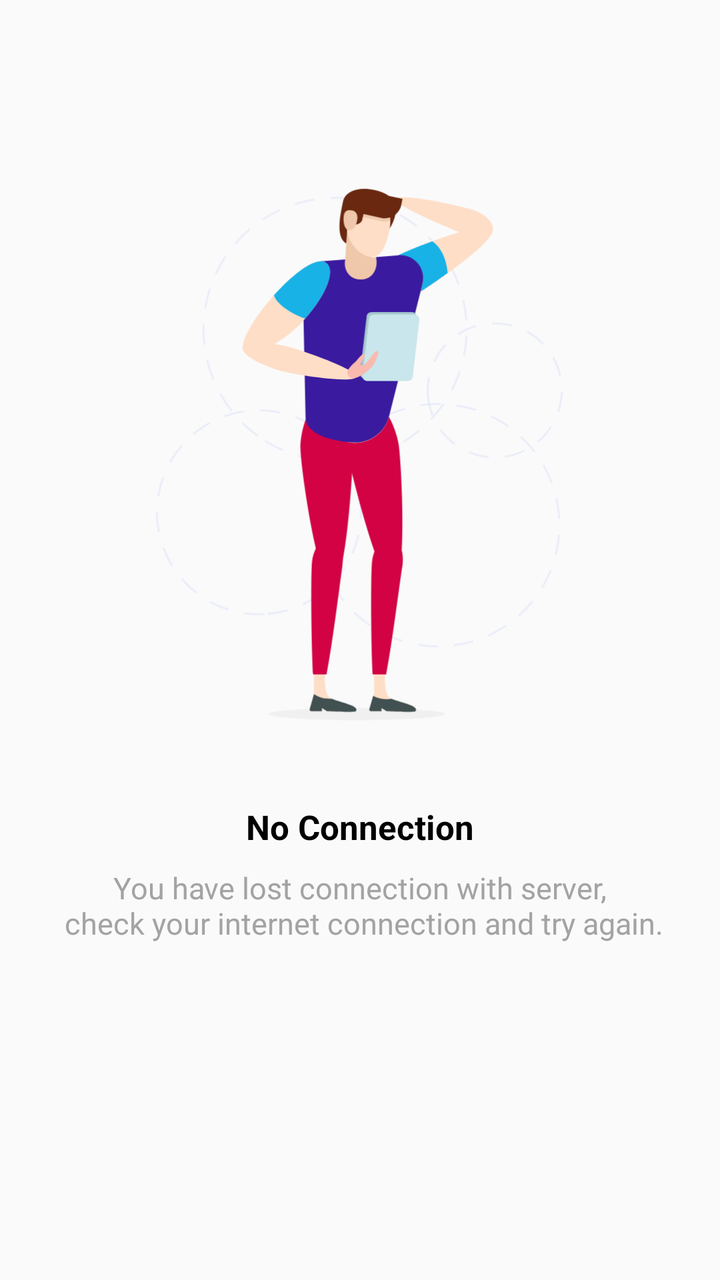
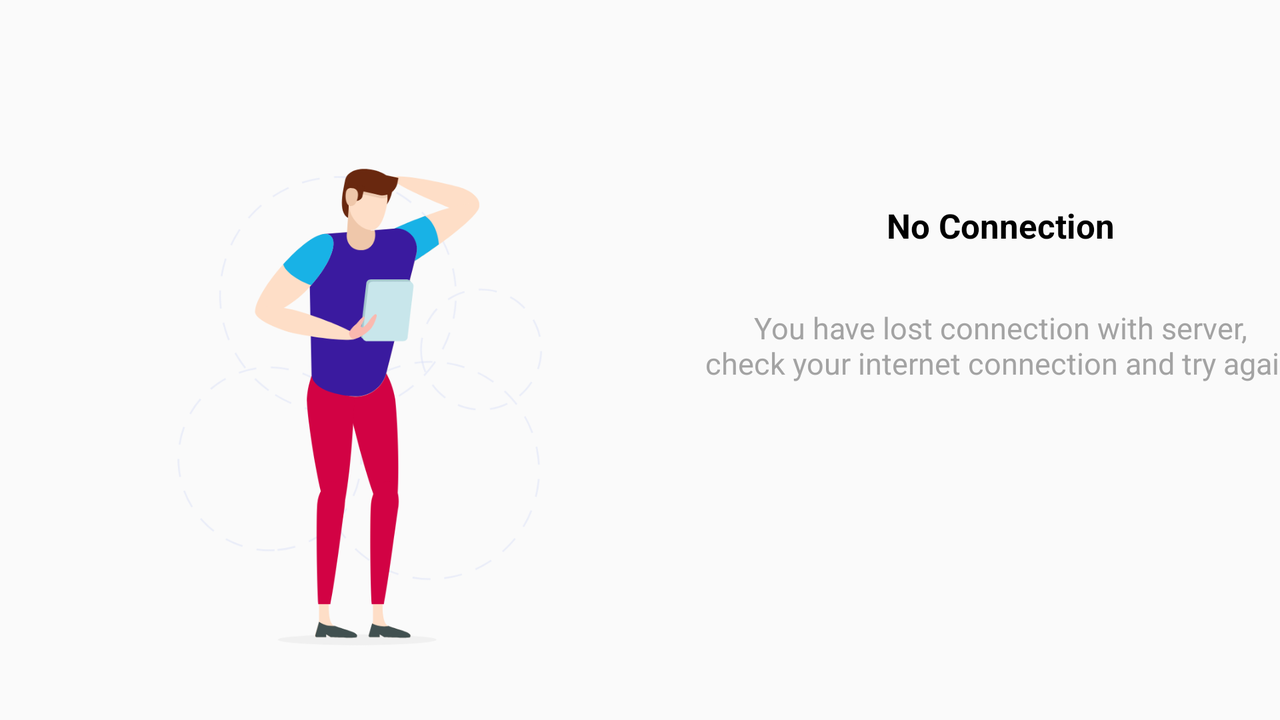

Two renders of one Android screen. The first uses the default layout on a phone; the second uses the alternative layout the repository ships for a different screen configuration, on a matching device. The two XML files are below.
<!-- AndroidManifest.xml: application theme AppTheme -->
<!-- res/layout/fragment_no_result.xml -->
<?xml version="1.0" encoding="utf-8"?>
<androidx.constraintlayout.widget.ConstraintLayout xmlns:android="http://schemas.android.com/apk/res/android"
        xmlns:app="http://schemas.android.com/apk/res-auto"
        xmlns:tools="http://schemas.android.com/tools"
        android:layout_width="match_parent"
        android:layout_height="match_parent"
        tools:context=".ui.NoResultFragment">

    <ImageView
            android:id="@+id/imageView"
            android:layout_width="wrap_content"
            android:layout_height="wrap_content"
            android:contentDescription="@string/no_connection_picture"
            android:src="@drawable/no_connection"
            app:layout_constraintBottom_toBottomOf="parent"
            app:layout_constraintEnd_toEndOf="parent"
            app:layout_constraintHorizontal_bias="0.49"
            app:layout_constraintStart_toStartOf="parent"
            app:layout_constraintTop_toTopOf="parent"
            app:layout_constraintVertical_bias="0"
            tools:ignore="MissingConstraints" />

    <TextView
            android:id="@+id/noConnection"
            android:layout_width="wrap_content"
            android:layout_height="wrap_content"
            android:text="@string/no_connection"
            android:textColor="@android:color/black"
            android:textSize="17sp"
            android:textStyle="bold"
            app:layout_constraintBottom_toBottomOf="parent"
            app:layout_constraintEnd_toEndOf="parent"
            app:layout_constraintStart_toStartOf="parent"
            app:layout_constraintTop_toBottomOf="@+id/imageView"
            app:layout_constraintVertical_bias="0" />

    <TextView
            android:id="@+id/messageContent"
            android:layout_width="wrap_content"
            android:layout_height="wrap_content"
            android:gravity="center"
            android:text="@string/no_connection_msg"
            android:textColor="@color/gray"
            android:textSize="15sp"
            app:layout_constraintBottom_toBottomOf="parent"
            app:layout_constraintEnd_toEndOf="parent"
            app:layout_constraintStart_toStartOf="parent"
            app:layout_constraintTop_toBottomOf="@+id/noConnection"
            app:layout_constraintVertical_bias="0.05" />

</androidx.constraintlayout.widget.ConstraintLayout>
<!-- resources referenced by this layout -->
<resources>
  <color name="gray">#A3A3A3</color>
  <!-- drawable no_connection: png bitmap (drawable-hdpi, 37735 bytes) -->
  <string name="no_connection">No Connection</string>
  <string name="no_connection_msg">You have lost connection with server,\n check your internet connection and try again.</string>
  <string name="no_connection_picture">No Connection</string>
  <style name="AppTheme" parent="Theme.AppCompat.Light.DarkActionBar">
          <item name="colorPrimary">@color/orange</item>
          <item name="colorPrimaryDark">@color/colorPrimaryDark</item>
          <item name="colorAccent">@color/colorAccent</item>
      </style>
  <color name="orange">#F2C300</color>
  <color name="colorPrimaryDark">#bb9300</color>
  <color name="colorAccent">#03A9F4</color>
</resources>
<!-- res/layout-land/fragment_no_result.xml (the repository's variant of the layout above) -->
<!-- drawn on the phone turned sideways -->
<?xml version="1.0" encoding="utf-8"?>
<androidx.constraintlayout.widget.ConstraintLayout xmlns:android="http://schemas.android.com/apk/res/android"
        xmlns:app="http://schemas.android.com/apk/res-auto"
        xmlns:tools="http://schemas.android.com/tools"
        android:layout_width="match_parent"
        android:layout_height="match_parent"
        tools:context=".ui.NoResultFragment">

    <ImageView
            android:id="@+id/imageView"
            android:layout_width="wrap_content"
            android:layout_height="wrap_content"
            android:contentDescription="@string/no_connection_picture"
            android:src="@drawable/no_connection"
            app:layout_constraintBottom_toBottomOf="parent"
            app:layout_constraintEnd_toEndOf="parent"
            app:layout_constraintHorizontal_bias="0.0"
            app:layout_constraintStart_toStartOf="parent"
            app:layout_constraintTop_toTopOf="parent"
            app:layout_constraintVertical_bias="0"
            tools:ignore="MissingConstraints" />

    <TextView
            android:id="@+id/noConnection"
            android:layout_width="wrap_content"
            android:layout_height="wrap_content"
            android:text="@string/no_connection"
            android:textColor="@android:color/black"
            android:textSize="17sp"
            android:textStyle="bold"
            app:layout_constraintBottom_toBottomOf="parent"
            app:layout_constraintEnd_toEndOf="parent"
            app:layout_constraintHorizontal_bias="0.5"
            app:layout_constraintStart_toEndOf="@+id/imageView"
            app:layout_constraintTop_toTopOf="parent"
            app:layout_constraintVertical_bias="0.3" />

    <TextView
            android:id="@+id/messageContent"
            android:layout_width="wrap_content"
            android:layout_height="wrap_content"
            android:gravity="center"
            android:text="@string/no_connection_msg"
            android:textColor="@color/gray"
            android:textSize="15sp"
            app:layout_constraintBottom_toBottomOf="parent"
            app:layout_constraintEnd_toEndOf="parent"
            app:layout_constraintHorizontal_bias="0.5"
            app:layout_constraintStart_toEndOf="@+id/imageView"
            app:layout_constraintTop_toBottomOf="@+id/noConnection"
            app:layout_constraintVertical_bias="0.15" />

</androidx.constraintlayout.widget.ConstraintLayout>
